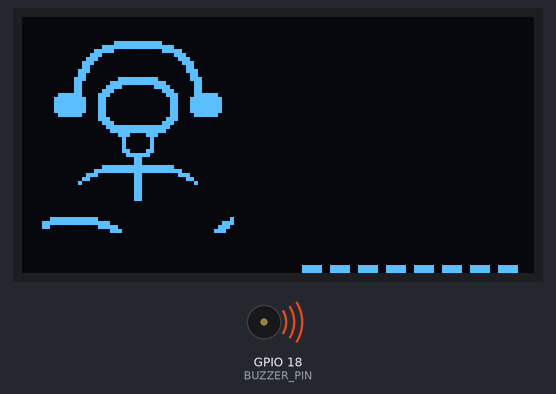
A sketch run on a simulated ESP32. Shown: 128×64 one-colour display, buzzer (waves = sounding). Random numbers use the default seed unless the sketch sets one.

Above: at 0.2 s.
At 9.37 s:
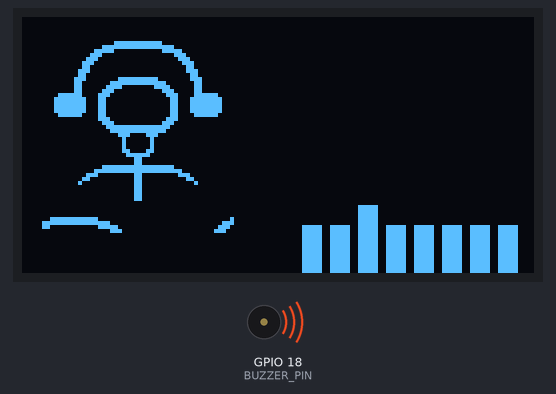
At 18.96 s:
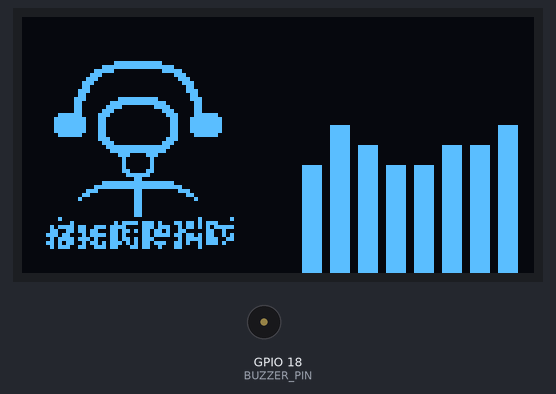
At 39.64 s:
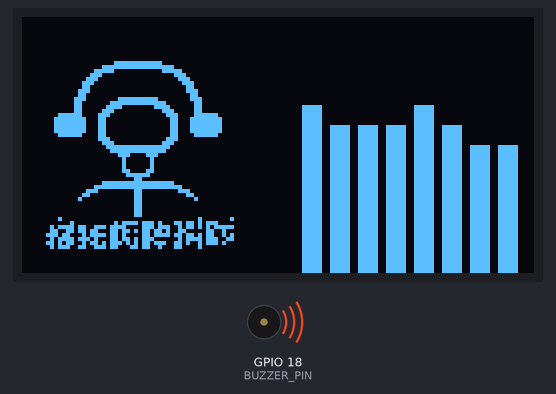
Timing chart, 0 to 40.0 s (numbered marks = the images above):
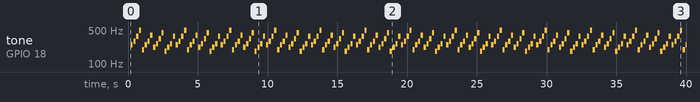

The sketch:

sketch.ino
```cpp
#include <Wire.h>
#include <Adafruit_GFX.h>
#include <Adafruit_SSD1306.h>

#define SCREEN_WIDTH 128
#define SCREEN_HEIGHT 64
#define OLED_RESET     -1
Adafruit_SSD1306 display(SCREEN_WIDTH, SCREEN_HEIGHT, &Wire, OLED_RESET);

// Definisikan Pin Buzzer pada ESP32 (GPIO 18)
#define BUZZER_PIN 18

// --- DEFINISI NADA MUSIK ---
#define NOTE_FS3 185
#define NOTE_G3  196
#define NOTE_A3  220
#define NOTE_B3  247
#define NOTE_C4  262
#define NOTE_D4  294
#define NOTE_E4  330
#define NOTE_FS4 370
#define NOTE_G4  392
#define NOTE_A4  440
#define NOTE_B4  494

// Melodi "Revenge" - XXXTENTACION
int melody[] = {
  NOTE_B3, NOTE_D4, NOTE_FS4, NOTE_B4,
  NOTE_G3, NOTE_B3, NOTE_D4, NOTE_G4,
  NOTE_A3, NOTE_C4, NOTE_E4, NOTE_A4,
  NOTE_FS3, NOTE_A3, NOTE_C4, NOTE_FS4
};

int noteDuration = 180; // ESP32 bisa memproses lebih cepat, kita buat tempo sedikit lebih pas

int totalNotes = sizeof(melody) / sizeof(int);
int currentNoteIndex = 0;
unsigned long lastNoteTime = 0;

// --- BITMAP STICKMAN MEMAKAI HEADPHONE (48x48) ---
const unsigned char epd_bitmap_headphone1 [] PROGMEM = {
  0x00, 0x00, 0x3f, 0xfc, 0x00, 0x00, 0x00, 0x01, 0xff, 0xff, 0x80, 0x00, 0x00, 0x07, 0xc0, 0x03,
  0xe0, 0x00, 0x00, 0x0e, 0x00, 0x00, 0x70, 0x00, 0x00, 0x1c, 0x00, 0x00, 0x38, 0x00, 0x00, 0x38,
  0x00, 0x00, 0x1c, 0x00, 0x00, 0x30, 0x00, 0x00, 0x0c, 0x00, 0x00, 0x70, 0x00, 0x00, 0x0e, 0x00,
  0x00, 0x60, 0x00, 0x00, 0x06, 0x00, 0x00, 0xe0, 0x1f, 0xf8, 0x07, 0x00, 0x00, 0xc0, 0x7f, 0xfe, 0x03, 0x00,
  0x00, 0xc0, 0xf0, 0x0f, 0x03, 0x00, 0x00, 0xc1, 0xc0, 0x03, 0x83, 0x00, 0x0f, 0xc3, 0x80, 0x01, 0xc3, 0xf0,
  0x1f, 0xe3, 0x00, 0x00, 0xc7, 0xf8, 0x1f, 0xe3, 0x00, 0x00, 0xc7, 0xf8, 0x1f, 0xe3, 0x00, 0x00, 0xc7, 0xf8,
  0x1f, 0xe3, 0x00, 0x00, 0xc7, 0xf8, 0x0f, 0xc3, 0x00, 0x00, 0xc3, 0xf0, 0x00, 0x03, 0x80, 0x01, 0xc0, 0x00, 0x00, 0x01, 0xc0, 0x03, 0x80, 0x00, 0x00, 0x00, 0xff, 0xff, 0x00, 0x00, 0x00, 0x00, 0x7f, 0xfe, 0x00, 0x00,
  0x00, 0x00, 0x1c, 0x38, 0x00, 0x00, 0x00, 0x00, 0x08, 0x10, 0x00, 0x00, 0x00, 0x00, 0x08, 0x10, 0x00, 0x00,
  0x00, 0x00, 0x08, 0x10, 0x00, 0x00, 0x00, 0x00, 0x0c, 0x30, 0x00, 0x00, 0x00, 0x00, 0x07, 0xe0, 0x00, 0x00,
  0x00, 0x00, 0x01, 0x80, 0x00, 0x00, 0x00, 0x00, 0x01, 0x80, 0x00, 0x00, 0x00, 0x01, 0xff, 0xff, 0x80, 0x00,
  0x00, 0x07, 0xff, 0xff, 0xe0, 0x00, 0x00, 0x1c, 0x01, 0x80, 0x38, 0x00, 0x00, 0x30, 0x01, 0x80, 0x0c, 0x00,
  0x00, 0x40, 0x01, 0x80, 0x02, 0x00, 0x00, 0x00, 0x01, 0x80, 0x00, 0x00, 0x00, 0x00, 0x01, 0x80, 0x00, 0x00,
  0x00, 0x00, 0x01, 0x80, 0x00, 0x00, 0x00, 0x00, 0x01, 0x80, 0x00, 0x00, 0x00, 0x00, 0x00, 0x00, 0x00, 0x00
};

const unsigned char epd_bitmap_headphone2 [] PROGMEM = {
  0x00, 0x00, 0x00, 0x00, 0x00, 0x00, 0x00, 0x00, 0x3f, 0xfc, 0x00, 0x00, 0x00, 0x01, 0xff, 0xff,
  0x80, 0x00, 0x00, 0x07, 0xc0, 0x03, 0xe0, 0x00, 0x00, 0x0e, 0x00, 0x00, 0x70, 0x00, 0x00, 0x1c, 0x00, 0x00, 0x38, 0x00, 0x00, 0x38, 0x00, 0x00, 0x1c, 0x00, 0x00, 0x30, 0x00, 0x00, 0x0c, 0x00,
  0x00, 0x70, 0x00, 0x00, 0x0e, 0x00, 0x00, 0x60, 0x00, 0x00, 0x06, 0x00, 0x00, 0xe0, 0x1f, 0xf8,
  0x07, 0x00, 0x00, 0xc0, 0x7f, 0xfe, 0x03, 0x00, 0x00, 0xc0, 0xf0, 0x0f, 0x03, 0x00, 0x00, 0xc1,
  0xc0, 0x03, 0x83, 0x00, 0x0f, 0xc3, 0x80, 0x01, 0xc3, 0xf0, 0x1f, 0xe3, 0x00, 0x00, 0xc7, 0xf8, 0x1f, 0xe3,
  0x00, 0x00, 0xc7, 0xf8, 0x1f, 0xe3, 0x00, 0x00, 0xc7, 0xf8, 0x1f, 0xe3, 0x00, 0x00, 0xc7, 0xf8, 0x0f, 0xc3,
  0x00, 0x00, 0xc3, 0xf0, 0x00, 0x03, 0x80, 0x01, 0xc0, 0x00, 0x00, 0x01, 0xc0, 0x03, 0x80, 0x00, 0x00, 0x00,
  0xff, 0xff, 0x00, 0x00, 0x00, 0x00, 0x7f, 0xfe, 0x00, 0x00, 0x00, 0x00, 0x1c, 0x38, 0x00, 0x00, 0x00, 0x00,
  0x08, 0x10, 0x00, 0x00, 0x00, 0x00, 0x08, 0x10, 0x00, 0x00, 0x00, 0x00, 0x08, 0x10, 0x00, 0x00, 0x00, 0x00,
  0x0c, 0x30, 0x00, 0x00, 0x00, 0x00, 0x07, 0xe0, 0x00, 0x00, 0x00, 0x00, 0x01, 0x80, 0x00, 0x00, 0x00, 0x01,
  0xff, 0xff, 0x80, 0x00, 0x00, 0x07, 0xff, 0xff, 0xe0, 0x00, 0x00, 0x1c, 0x01, 0x80, 0x38, 0x00, 0x00, 0x30, 0x01, 0x80, 0x0c, 0x00, 0x00, 0x40, 0x01, 0x80, 0x02, 0x00, 0x00, 0x00, 0x01, 0x80, 0x00, 0x00, 0x00, 0x00,
  0x01, 0x80, 0x00, 0x00, 0x00, 0x00, 0x01, 0x80, 0x00, 0x00, 0x00, 0x00, 0x01, 0x80, 0x00, 0x00
};

// Pengaturan Visualizer (Equalizer)
const int numBars = 8;
int barWidth = 5;
int barSpacing = 2;
int visualizerStartX = 70;
int barHeights[numBars];
int targetHeights[numBars];

int headBangState = 0;

void setup() {
  // ESP32 menggunakan pin I2C default (SDA=21, SCL=22)
  Wire.begin(21, 22);

  if(!display.begin(SSD1306_SWITCHCAPVCC, 0x3C)) {
    for(;;);
  }
  display.clearDisplay();

  // Inisialisasi Pin Buzzer
  pinMode(BUZZER_PIN, OUTPUT);
}

void loop() {
  unsigned long currentMillis = millis();

  // --- PEMUTAR MUSIK NON-BLOCKING ---
  if (currentMillis - lastNoteTime >= noteDuration) {
    noTone(BUZZER_PIN);

    int noteFrequency = melody[currentNoteIndex];

    // Fungsi tone() pada core ESP32 di Wokwi bekerja sama seperti Arduino
    tone(BUZZER_PIN, noteFrequency, noteDuration - 20);

    lastNoteTime = currentMillis;
    headBangState = (headBangState + 1) % 2;

    // Mengatur lompatan visualizer berdasarkan nada
    for (int i = 0; i < numBars; i++) {
      targetHeights[i] = map(noteFrequency, 185, 494, 10, 56) + random(-5, 6);
    }

    currentNoteIndex = (currentNoteIndex + 1) % totalNotes;
  }

  // --- RE-RENDER GRAFIK OLED ---
  display.clearDisplay();

  // 1. Animasi Kepala Mengangguk
  if (headBangState == 0) {
    display.drawBitmap(5, 6, epd_bitmap_headphone1, 48, 48, SSD1306_WHITE);
  } else {
    display.drawBitmap(5, 10, epd_bitmap_headphone2, 48, 48, SSD1306_WHITE);
  }

  // 2. Animasi Audio Equalizer
  for (int i = 0; i < numBars; i++) {
    // Kecepatan transisi naik turun batang dibuat lebih responsif pada ESP32
    if (barHeights[i] < targetHeights[i]) barHeights[i] += 5;
    if (barHeights[i] > targetHeights[i]) barHeights[i] -= 5;

    barHeights[i] = constrain(barHeights[i], 2, 58);

    int x = visualizerStartX + (i * (barWidth + barSpacing));
    display.fillRect(x, SCREEN_HEIGHT - barHeights[i], barWidth, barHeights[i], SSD1306_WHITE);
  }

  display.display();
  delay(8); // Delay kecil yang dioptimalkan untuk FPS ESP32
}
```

Measured:
- by itself, tone on GPIO 18 (BUZZER_PIN): plays 247 Hz for 0.16 s, 294 Hz for 0.16 s, 370 Hz for 0.16 s, 494 Hz for 0.16 s, 196 Hz for 0.16 s, 247 Hz for 0.16 s … (198 notes in this stretch)
